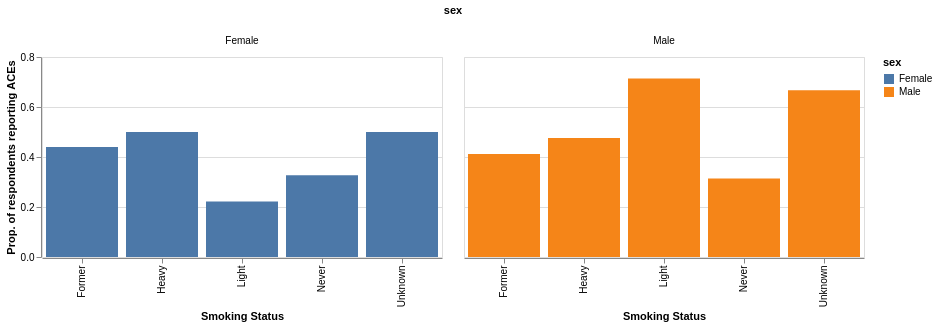

Here is the notebook cell this chart was saved with:
### Markdown cell above
**Solution:**

### Code cell
ace_smoking_sex = brfss_clean.groupby(
    ['smoking', 'sex']
)['adverse_conditions'].mean()

plot_df = ace_smoking_sex.reset_index()

# specify order of general health categoriesgenhealth_order = pd.CategoricalDtype(list(genhealth_codes.values()), ordered = True)
smoking_order = ['Never', 'Light', 'Former', 'Heavy', 'Unknown']
smoking_cat = pd.CategoricalDtype(smoking_order, ordered=True)
plot_df['smoking'] = plot_df.smoking.astype(smoking_cat)

# plot
alt.Chart(plot_df).mark_bar().encode(
    x = alt.X('smoking', 
              sort = ['smoking_order'],
              title = 'Smoking Status'),
    y = alt.Y('adverse_conditions',
              title = 'Prop. of respondents reporting ACEs'),
    color = 'sex',
    column = 'sex'
).properties(
    width = 400, 
    height = 200
)

### Figure 1 — Vega-Lite specification as saved in the notebook (floating-point values rounded to 4 significant figures)
{"config": {"view": {"continuousWidth": 300, "continuousHeight": 300}}, "data": {"name": "data-528d64f4b225b1ee6e2826a03a917825"}, "mark": {"type": "bar"}, "encoding": {"color": {"field": "sex", "type": "nominal"}, "column": {"field": "sex", "type": "nominal"}, "x": {"field": "smoking", "sort": ["smoking_order"], "title": "Smoking Status", "type": "ordinal"}, "y": {"field": "adverse_conditions", "title": "Prop. of respondents reporting ACEs", "type": "quantitative"}}, "height": 200, "width": 400, "$schema": "https://vega.github.io/schema/vega-lite/v6.1.0.json", "datasets": {"data-528d64f4b225b1ee6e2826a03a917825": [{"smoking": "Former", "sex": "Female", "adverse_conditions": 0.44}, {"smoking": "Former", "sex": "Male", "adverse_conditions": 0.4118}, {"smoking": "Heavy", "sex": "Female", "adverse_conditions": 0.5}, {"smoking": "Heavy", "sex": "Male", "adverse_conditions": 0.4762}, {"smoking": "Light", "sex": "Female", "adverse_conditions": 0.2222}, {"smoking": "Light", "sex": "Male", "adverse_conditions": 0.7143}, {"smoking": "Never", "sex": "Female", "adverse_conditions": 0.3271}, {"smoking": "Never", "sex": "Male", "adverse_conditions": 0.3141}, {"smoking": "Unknown", "sex": "Female", "adverse_conditions": 0.5}, {"smoking": "Unknown", "sex": "Male", "adverse_conditions": 0.6667}]}}
